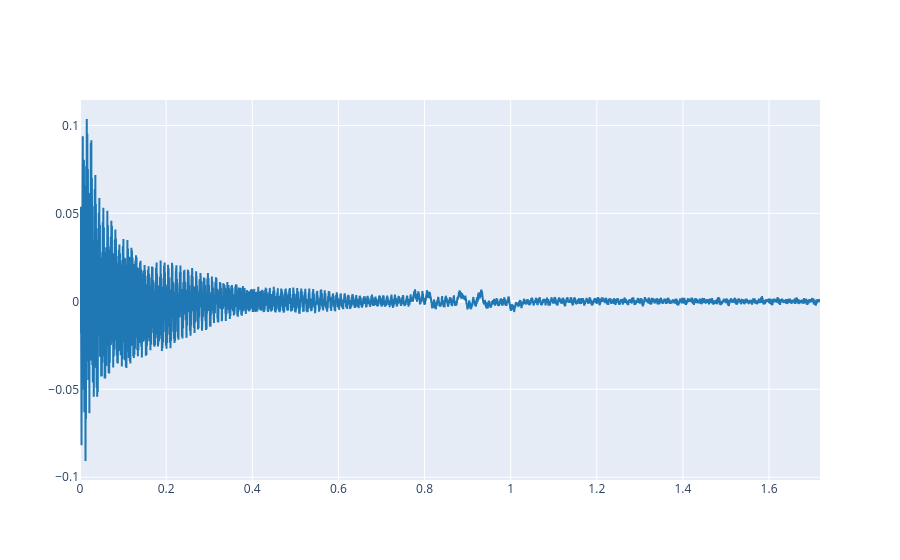

This figure's notebook cell:
### Markdown cell above
Note that `load_audio` function returns two variables: the audio signal (as a one dimensional array of floating point numbers), and the sampling rate (as a integer number). Now we can plot the audio signal:

### Code cell
plot_signals(ref, fs)

### Figure 1 — Plotly figure (JSON) as saved in the notebook; plotly's stock layout.template omitted (floating-point values rounded to 4 significant figures; data arrays with more than 128 entries replaced by an {"elided": "..."} marker saying what was removed)
{"data": [{"line": {"color": "#1f77b4", "shape": "linear"}, "mode": "lines", "name": "audio signal 0", "type": "scatter", "x": {"elided": "75776 float values"}, "y": {"elided": "75776 float values"}}], "layout": {}}
